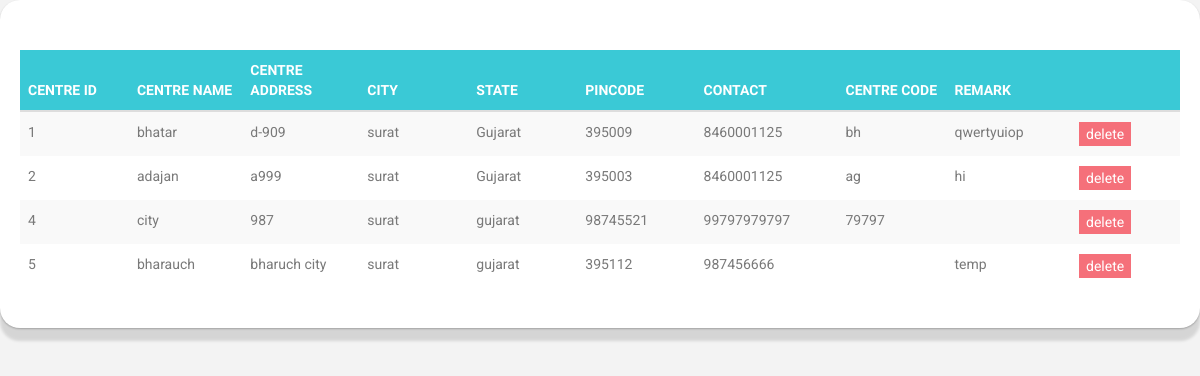
The page /super-admin/select.php (signed in) on the database its author committed.
### tables this page shows
CREATE TABLE IF NOT EXISTS `centre` (
  `Centre_Id` int(6) NOT NULL AUTO_INCREMENT,
  `Centre_Name` varchar(10) NOT NULL,
  `Address` varchar(100) NOT NULL,
  `City` varchar(20) NOT NULL,
  `State` varchar(20) NOT NULL,
  `Pincode` int(6) NOT NULL,
  `Contact` varchar(13) NOT NULL,
  `Centre_Code` varchar(6) NOT NULL,
  `Remark` varchar(100) DEFAULT NULL,
  PRIMARY KEY (`Centre_Id`),
  UNIQUE KEY `Centre_Code_2` (`Centre_Code`),
  KEY `Centre_Code` (`Centre_Code`)
);

### super-admin/select.php (the view, shortened to what this page needs)
?><!DOCTYPE html>
<html>
    <head>
        <link href="../plugins/datatables/jquery.dataTables.min.css" rel="stylesheet" type="text/css">
        <link href="../plugins/datatables/buttons.bootstrap.min.css" rel="stylesheet" type="text/css">
        <link href="../plugins/datatables/fixedHeader.bootstrap.min.css" rel="stylesheet" type="text/css">
        <link href="../plugins/datatables/responsive.bootstrap.min.css" rel="stylesheet" type="text/css">
        <link href="../plugins/datatables/scroller.bootstrap.min.css" rel="stylesheet" type="text/css">
        <link href="../plugins/datatables/dataTables.colVis.css" rel="stylesheet" type="text/css">
        <link href="../plugins/datatables/dataTables.bootstrap.min.css" rel="stylesheet" type="text/css">
        <link href="../plugins/datatables/fixedColumns.dataTables.min.css" rel="stylesheet" type="text/css">
		<link href="https://maxcdn.bootstrapcdn.com/bootstrap/3.3.6/css/bootstrap.min.css" rel="stylesheet" type="text/css">
		<link href="assets\css\core.css" rel="stylesheet" type="text/css">
        <link href="assets\css\components.css" rel="stylesheet" type="text/css">
        <link href="assets\css\icons.css" rel="stylesheet" type="text/css">
        <link href="assets\css\pages.css" rel="stylesheet" type="text/css">
        <link href="assets\css\menu.css" rel="stylesheet" type="text/css">
        <link href="assets\css\responsive.css" rel="stylesheet" type="text/css">
		<link rel="stylesheet" href="http://www.webserveglobal.com/catalog/view/theme/wsg/css/animate.css">
		<link rel="stylesheet" href="../plugins/switchery/switchery.min.css">
    </head>
    <body class="fixed-left">
						<?php
							include("connection.php");
							$str="select * from centre";
							$res=mysqli_query($conn,$str);
						?>
					<div class="row">
                            <div class="col-sm-12">
                                <div class="card-box table-responsive">
                                    <table id="datatable-buttons" class="table table-striped  table-colored table-info">
                                        <thead>
                                        <tr id="tr1">
                                            <th width="6%">Centre Id</th>
											<th width="6%">Centre Name</th>
                                            <th width="6%">Centre Address</th>
											<th width="6%">City</th>
											<th width="6%">State</th>
											<th width="6%">Pincode</th>
                                            <th width="6%">Contact</th>
											<th width="6%">Centre Code</th>
											<th width="6%">Remark</th>
											<th width="6%"></th>
                                        </tr>
                                        </thead>
                                        <tbody>
										<?php
											while($row=mysqli_fetch_array($res))
											{
										?>
                                        <tr id="tr2">
                                           <td width="6%" id="td1"><?php echo $row[0]; ?></td>
										   <td width="6%"><?php echo $row[1]; ?></td>
										   <td width="6%"><?php echo $row[2]; ?></td>
										   <td width="6%"><?php echo $row[3]; ?></td>
										   <td width="6%"><?php echo $row[4]; ?></td>
										   <td width="6%"><?php echo $row[5]; ?></td>
										   <td width="6%"><?php echo $row[6]; ?></td>
										   <td width="6%"><?php echo $row[7]; ?></td>
										   <td width="6%"><?php echo $row[8]; ?></td>
										   <td width="6%">
	                                            <button type="button" class="delbtn btn-danger" id="<?php echo "$row[0]"; ?>">delete</button>
	                                       </td>
										</tr>
											<?php
											} ?>
						            </tbody>
                                    </table>
                                </div>
                            </div>
                    </div>
	</body>
</html>

### super-admin/assets/css/core.css (style rules this page uses)
body { font-family:roboto;margin:0;padding-bottom:60px;overflow-x:hidden;background-color:#f3f3f3;color:#797979 }
html { position:relative;min-height:100% }
* { outline:0!important }
.card-box,.wrapper-md { padding:20px; }
.card-box { box-shadow:0 13px 3px rgba(0,0,0,.12),0 1px 2px rgba(0,0,0,.24);-webkit-border-radius:3px;border-radius:20px;-moz-border-radius:3px;background-clip:padding-box;margin-bottom:20px;background-color:#fff }
.row { margin-right:-10px;margin-left:-10px }
.col-lg-1,.col-lg-10,.col-lg-11,.col-lg-12,.col-lg-2,.col-lg-3,.col-lg-4,.col-lg-5,.col-lg-6,.col-lg-7,.col-lg-8,.col-lg-9,.col-md-1,.col-md-10,.col-md-11,.col-md-12,.col-md-2,.col-md-3,.col-md-4,.col-md-5,.col-md-6,.col-md-7,.col-md-8,.col-md-9,.col-sm-1,.col-sm-10,.col-sm-11,.col-sm-12,.col-sm-2,.col-sm-3,.col-sm-4,.col-sm-5,.col-sm-6,.col-sm-7,.col-sm-8,.col-sm-9,.col-xs-1,.col-xs-10,.col-xs-11,.col-xs-12,.col-xs-2,.col-xs-3,.col-xs-4,.col-xs-5,.col-xs-6,.col-xs-7,.col-xs-8,.col-xs-9 { padding-left:10px;padding-right:10px }

### rows shown on the page
centre: Centre_Id "1", Centre_Name "bhatar", Address "d-909", City "surat", State "Gujarat", Pincode "395009", Contact "8460001125", Centre_Code "bh", Remark "qwertyuiop"
centre: Centre_Id "2", Centre_Name "adajan", Address "a999", City "surat", State "Gujarat", Pincode "395003", Contact "8460001125", Centre_Code "ag", Remark "hi"
centre: Centre_Id "4", Centre_Name "city", Address "987", City "surat", State "gujarat", Pincode "98745521", Contact "99797979797", Centre_Code "79797"
centre: Centre_Id "5", Centre_Name "bharauch", Address "bharuch city", City "surat", State "gujarat", Pincode "395112", Contact "987456666", Remark "temp"
